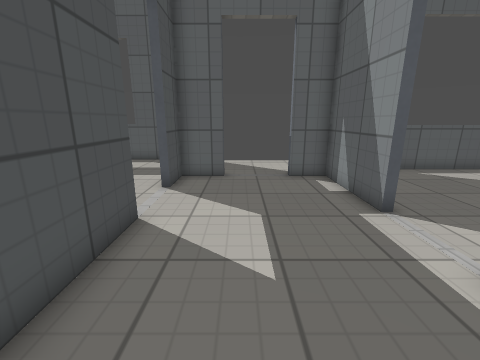
View 1 (above)

16 first-person views from a walk through a Godot game level. The camera is 1.2 m above the floor, tilts 14° down and sees 90° across. The floor is counted in squares, 0.5 m on a side. Each view is taken from the middle of a square. On the plan, view 1 faces up. The plan holds only what a view shows up to about 17 squares ahead; the rest is blank. Door leaves are left out where a doorway can be walked through. Surface patterns are stand-ins for the level's own textures.

View 2
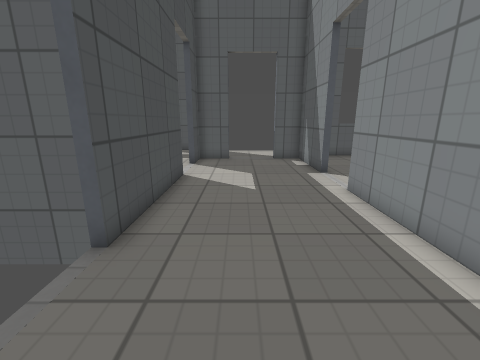

View 3
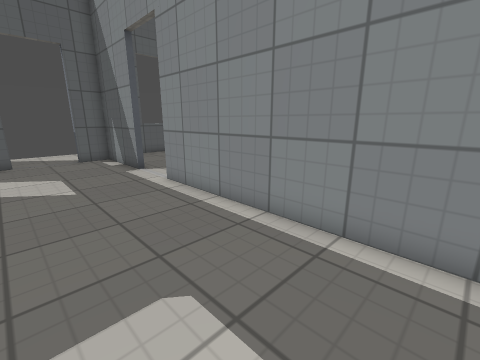

View 4
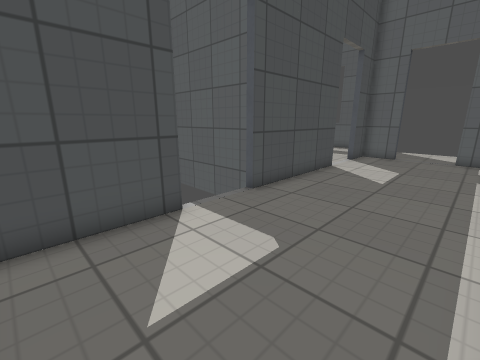

View 5
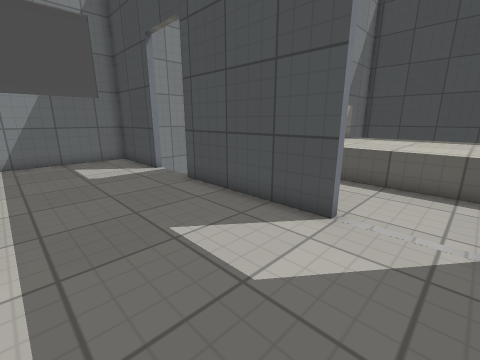

View 6
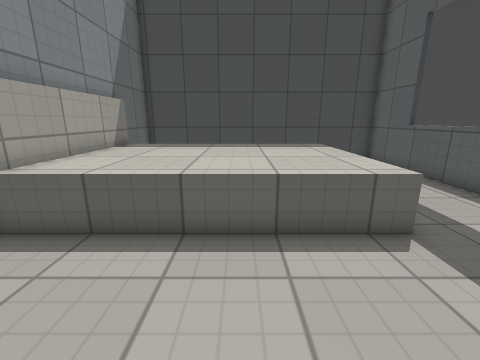

View 7
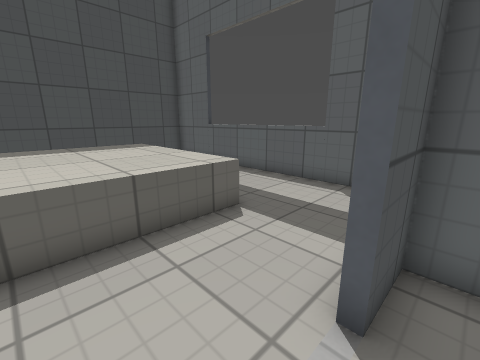

View 8
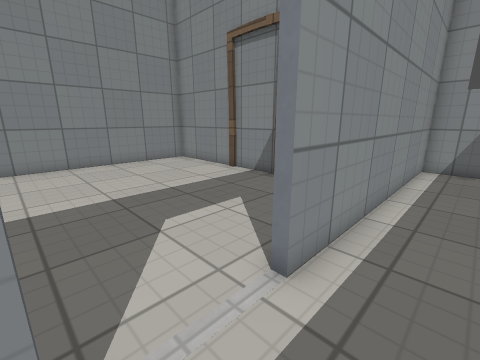

View 9
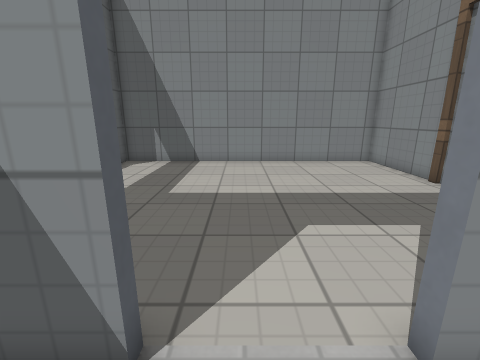

View 10
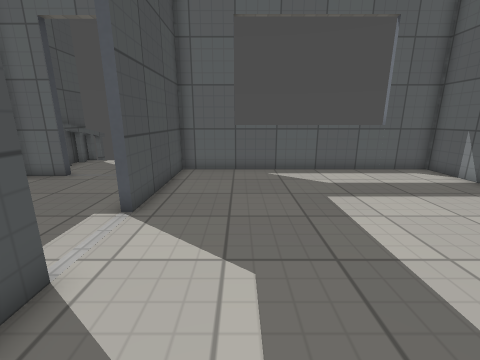

View 11
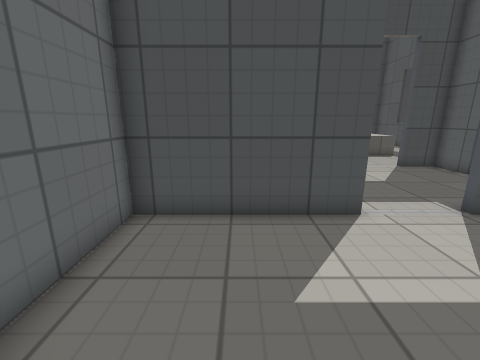

View 12
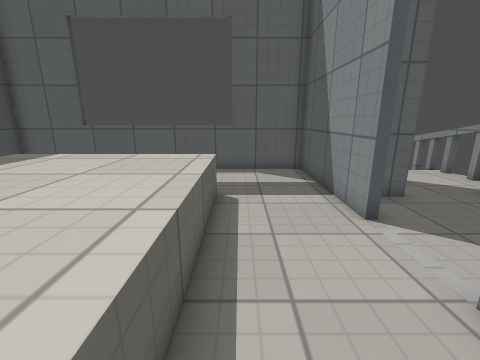

View 13
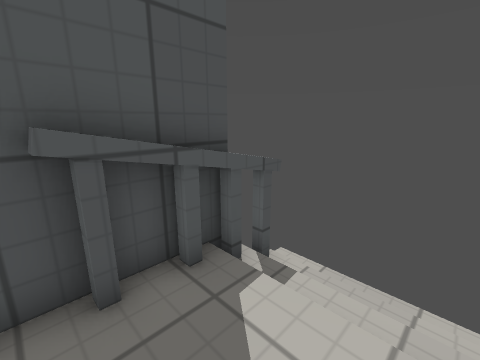

View 14
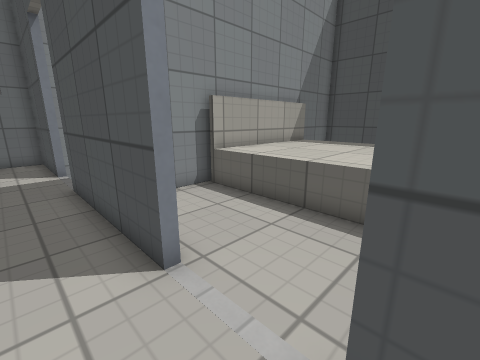

View 15
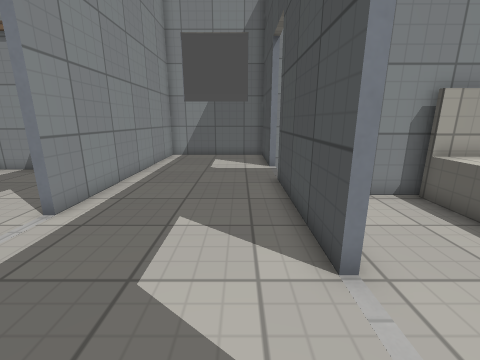

View 16
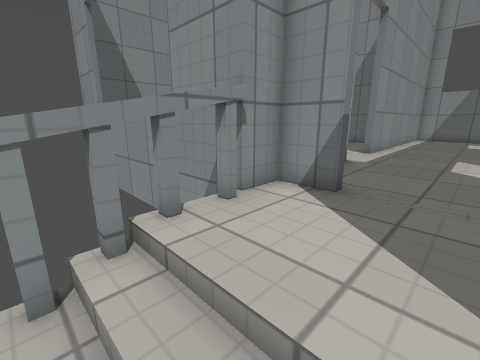

### Floor plan
Key: @ floor where view 1 was taken; # wall or solid block; x gap in a wall; . main floor; - floor 0.5 m lower than the main floor; / step, stairs or slope; D door; = window, fence, low wall or low ledge; ^ raised ledge.
Columns run from 17 left of view 1 to 16 right of it. Each row starts with its distance up from view 1.
 17                 ----
 16                x----#
 15 ####=======#####////#
 14 #     ........#=.... #
 13 #      .......##.....#
 12 #       ......##.....###=======###
 11 #   ^^^^^^....##DDDD##...........#
 10 #   ^^^^^^^...##DDDD##...........#
  9 #   ^^^^^^^...# .....#...........#
  8 #   ^^^^^^^...D......#...........#
  7 #   ^^^^^^^...D......#...........#
  6 #   ^^^^^^^...D......D...........#
  5 #   ^^^^^^^...#......D...........#
  4 #   ^^^^^^^...#......D...........#
  3 #   ^^^^^^^...#......D...........#
  2 ##  ^^^^^^^   #......#...........#
  1   ########### #......#...........#
  0               #..@...#...........#
 -1               D......#...........#
 -2               D......#...........#
 -3               D......####DDDD#####
 -4               D .....#
 -5               # .....#
 -6                #.....#
 -7                #.....#
 -8                #######

Positions as (right, up) in squares from view 1, and headings:
1: (0, 0), facing up
2: (0, -5), facing up
3: (-1, -6), facing up-right
4: (3, -7), facing up-left
5: (3, 8), facing down-left
6: (-2, 7), facing left
7: (-2, 6), facing up-left
8: (2, 6), facing down-right
9: (2, 5), facing right
10: (7, 0), facing up
11: (10, 0), facing left
12: (-6, 3), facing up
13: (1, 12), facing up-left
14: (-1, 9), facing down-left
15: (-1, 9), facing down
16: (0, 16), facing down-right
